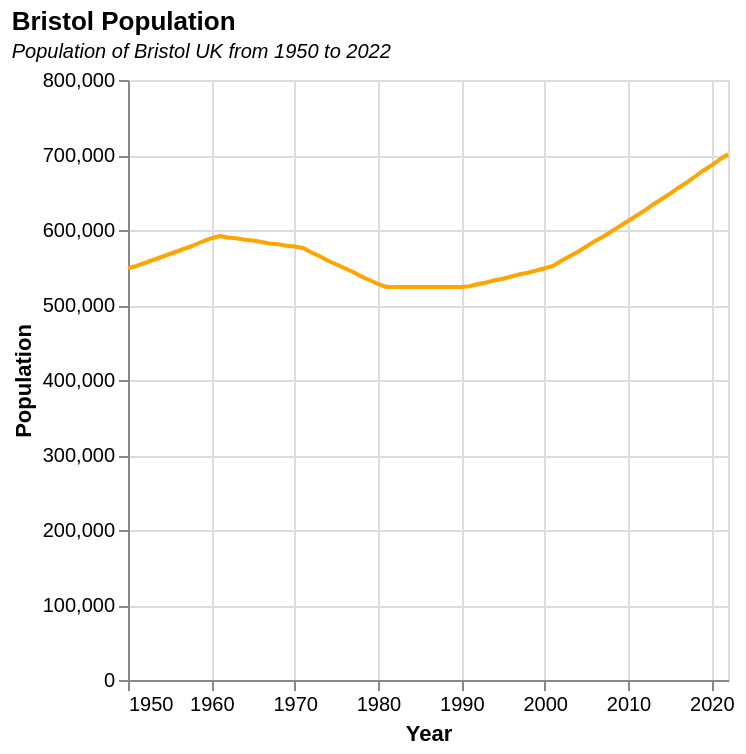

This figure's Vega-Lite source:
### Vega-Lite specification from a JSON file in a GitHub repository (floating-point values rounded to 4 significant figures)
{"$schema": "https://vega.github.io/schema/vega-lite/v5.json", "title": {"text": "Bristol Population", "subtitle": "Population of Bristol UK from 1950 to 2022", "subtitleFontStyle": "italic", "subtitleFontSize": 10, "anchor": "start", "color": "black"}, "description": "A simple bar chart with embedded data.", "data": {"values": [{"Year": "2022", "Population": 701000}, {"Year": "2021", "Population": 694000}, {"Year": "2020", "Population": 686000}, {"Year": "2019", "Population": 679000}, {"Year": "2018", "Population": 671000}, {"Year": "2017", "Population": 663000}, {"Year": "2016", "Population": 656000}, {"Year": "2015", "Population": 648000}, {"Year": "2014", "Population": 641000}, {"Year": "2013", "Population": 634000}, {"Year": "2012", "Population": 626000}, {"Year": "2011", "Population": 619000}, {"Year": "2010", "Population": 612000}, {"Year": "2009", "Population": 605000}, {"Year": "2008", "Population": 598000}, {"Year": "2007", "Population": 591000}, {"Year": "2006", "Population": 585000}, {"Year": "2005", "Population": 578000}, {"Year": "2004", "Population": 571000}, {"Year": "2003", "Population": 565000}, {"Year": "2002", "Population": 559000}, {"Year": "2001", "Population": 552000}, {"Year": "2000", "Population": 549000}, {"Year": "1999", "Population": 546000}, {"Year": "1998", "Population": 543000}, {"Year": "1997", "Population": 541000}, {"Year": "1996", "Population": 538000}, {"Year": "1995", "Population": 535000}, {"Year": "1994", "Population": 533000}, {"Year": "1993", "Population": 530000}, {"Year": "1992", "Population": 528000}, {"Year": "1991", "Population": 525000}, {"Year": "1990", "Population": 524000}, {"Year": "1989", "Population": 524000}, {"Year": "1988", "Population": 524000}, {"Year": "1987", "Population": 524000}, {"Year": "1986", "Population": 524000}, {"Year": "1985", "Population": 524000}, {"Year": "1984", "Population": 524000}, {"Year": "1983", "Population": 524000}, {"Year": "1982", "Population": 524000}, {"Year": "1981", "Population": 524000}, {"Year": "1980", "Population": 528000}, {"Year": "1979", "Population": 533000}, {"Year": "1978", "Population": 538000}, {"Year": "1977", "Population": 544000}, {"Year": "1976", "Population": 549000}, {"Year": "1975", "Population": 554000}, {"Year": "1974", "Population": 559000}, {"Year": "1973", "Population": 565000}, {"Year": "1972", "Population": 570000}, {"Year": "1971", "Population": 576000}, {"Year": "1970", "Population": 578000}, {"Year": "1969", "Population": 579000}, {"Year": "1968", "Population": 581000}, {"Year": "1967", "Population": 582000}, {"Year": "1966", "Population": 584000}, {"Year": "1965", "Population": 586000}, {"Year": "1964", "Population": 587000}, {"Year": "1963", "Population": 589000}, {"Year": "1962", "Population": 590000}, {"Year": "1961", "Population": 592000}, {"Year": "1960", "Population": 589000}, {"Year": "1959", "Population": 585000}, {"Year": "1958", "Population": 580000}, {"Year": "1957", "Population": 576000}, {"Year": "1956", "Population": 572000}, {"Year": "1955", "Population": 568000}, {"Year": "1954", "Population": 564000}, {"Year": "1953", "Population": 560000}, {"Year": "1952", "Population": 556000}, {"Year": "1951", "Population": 552000}, {"Year": "1950", "Population": 549000}]}, "height": 300, "width": 300, "mark": {"type": "line", "color": "#FFA500", "strokeWidth": 2, "opacity": 1}, "encoding": {"x": {"field": "Year", "type": "temporal"}, "y": {"field": "Population", "type": "quantitative"}, "tooltip": [{"field": "Population", "type": "quantitative", "title": "Population"}]}}
